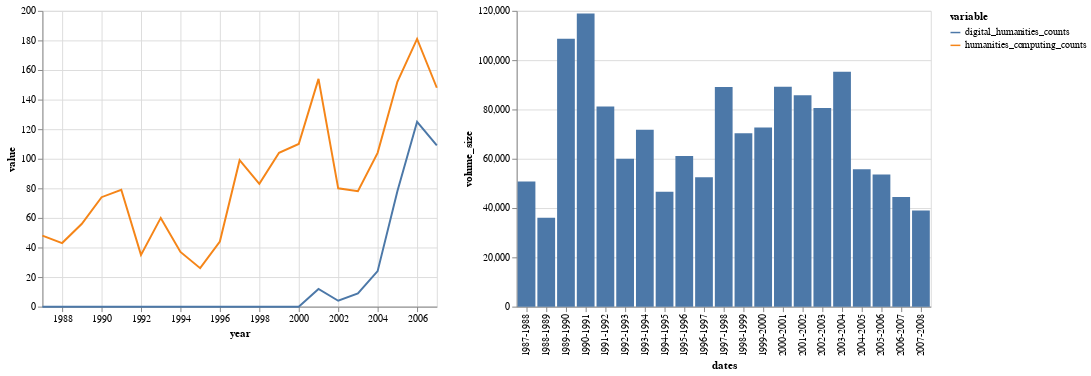

The cell this chart's notebook holds for it:
### Code cell
alt.hconcat(word_counts_chart, volume_size_chart)

### Figure 1 — Vega-Lite specification as saved in the notebook (floating-point values rounded to 4 significant figures)
{"$schema": "https://vega.github.io/schema/vega-lite/v4.17.0.json", "config": {"view": {"continuousHeight": 300, "continuousWidth": 400}}, "datasets": {"data-1e15d74eb6def15db201971b62569be1": [{"dates": "1987-1988", "volume_size": 50794}, {"dates": "1988-1989", "volume_size": 36109}, {"dates": "1989-1990", "volume_size": 108695}, {"dates": "1990-1991", "volume_size": 118929}, {"dates": "1991-1992", "volume_size": 81193}, {"dates": "1992-1993", "volume_size": 59957}, {"dates": "1993-1994", "volume_size": 71763}, {"dates": "1994-1995", "volume_size": 46569}, {"dates": "1995-1996", "volume_size": 61076}, {"dates": "1996-1997", "volume_size": 52506}, {"dates": "1997-1998", "volume_size": 89100}, {"dates": "1998-1999", "volume_size": 70304}, {"dates": "1999-2000", "volume_size": 72668}, {"dates": "2000-2001", "volume_size": 89197}, {"dates": "2001-2002", "volume_size": 85729}, {"dates": "2002-2003", "volume_size": 80580}, {"dates": "2003-2004", "volume_size": 95265}, {"dates": "2004-2005", "volume_size": 55776}, {"dates": "2005-2006", "volume_size": 53619}, {"dates": "2006-2007", "volume_size": 44493}, {"dates": "2007-2008", "volume_size": 38994}], "data-78f96a5eb8f9101c9523112fb8e1ef86": [{"dates": "1987-1988", "url": "https://humanist.kdl.kcl.ac.uk/Archives/Converted_Text/humanist.1987-1988.txt", "value": 48, "variable": "humanities_computing_counts", "year": "1987-01-01T00:00:00"}, {"dates": "1988-1989", "url": "https://humanist.kdl.kcl.ac.uk/Archives/Converted_Text/humanist.1988-1989.txt", "value": 43, "variable": "humanities_computing_counts", "year": "1988-01-01T00:00:00"}, {"dates": "1989-1990", "url": "https://humanist.kdl.kcl.ac.uk/Archives/Converted_Text/humanist.1989-1990.txt", "value": 56, "variable": "humanities_computing_counts", "year": "1989-01-01T00:00:00"}, {"dates": "1990-1991", "url": "https://humanist.kdl.kcl.ac.uk/Archives/Converted_Text/humanist.1990-1991.txt", "value": 74, "variable": "humanities_computing_counts", "year": "1990-01-01T00:00:00"}, {"dates": "1991-1992", "url": "https://humanist.kdl.kcl.ac.uk/Archives/Converted_Text/humanist.1991-1992.txt", "value": 79, "variable": "humanities_computing_counts", "year": "1991-01-01T00:00:00"}, {"dates": "1992-1993", "url": "https://humanist.kdl.kcl.ac.uk/Archives/Converted_Text/humanist.1992-1993.txt", "value": 35, "variable": "humanities_computing_counts", "year": "1992-01-01T00:00:00"}, {"dates": "1993-1994", "url": "https://humanist.kdl.kcl.ac.uk/Archives/Converted_Text/humanist.1993-1994.txt", "value": 60, "variable": "humanities_computing_counts", "year": "1993-01-01T00:00:00"}, {"dates": "1994-1995", "url": "https://humanist.kdl.kcl.ac.uk/Archives/Converted_Text/humanist.1994-1995.txt", "value": 37, "variable": "humanities_computing_counts", "year": "1994-01-01T00:00:00"}, {"dates": "1995-1996", "url": "https://humanist.kdl.kcl.ac.uk/Archives/Converted_Text/humanist.1995-1996.txt", "value": 26, "variable": "humanities_computing_counts", "year": "1995-01-01T00:00:00"}, {"dates": "1996-1997", "url": "https://humanist.kdl.kcl.ac.uk/Archives/Converted_Text/humanist.1996-1997.txt", "value": 44, "variable": "humanities_computing_counts", "year": "1996-01-01T00:00:00"}, {"dates": "1997-1998", "url": "https://humanist.kdl.kcl.ac.uk/Archives/Converted_Text/humanist.1997-1998.txt", "value": 99, "variable": "humanities_computing_counts", "year": "1997-01-01T00:00:00"}, {"dates": "1998-1999", "url": "https://humanist.kdl.kcl.ac.uk/Archives/Converted_Text/humanist.1998-1999.txt", "value": 83, "variable": "humanities_computing_counts", "year": "1998-01-01T00:00:00"}, {"dates": "1999-2000", "url": "https://humanist.kdl.kcl.ac.uk/Archives/Converted_Text/humanist.1999-2000.txt", "value": 104, "variable": "humanities_computing_counts", "year": "1999-01-01T00:00:00"}, {"dates": "2000-2001", "url": "https://humanist.kdl.kcl.ac.uk/Archives/Converted_Text/humanist.2000-2001.txt", "value": 110, "variable": "humanities_computing_counts", "year": "2000-01-01T00:00:00"}, {"dates": "2001-2002", "url": "https://humanist.kdl.kcl.ac.uk/Archives/Converted_Text/humanist.2001-2002.txt", "value": 154, "variable": "humanities_computing_counts", "year": "2001-01-01T00:00:00"}, {"dates": "2002-2003", "url": "https://humanist.kdl.kcl.ac.uk/Archives/Converted_Text/humanist.2002-2003.txt", "value": 80, "variable": "humanities_computing_counts", "year": "2002-01-01T00:00:00"}, {"dates": "2003-2004", "url": "https://humanist.kdl.kcl.ac.uk/Archives/Converted_Text/humanist.2003-2004.txt", "value": 78, "variable": "humanities_computing_counts", "year": "2003-01-01T00:00:00"}, {"dates": "2004-2005", "url": "https://humanist.kdl.kcl.ac.uk/Archives/Converted_Text/humanist.2004-2005.txt", "value": 104, "variable": "humanities_computing_counts", "year": "2004-01-01T00:00:00"}, {"dates": "2005-2006", "url": "https://humanist.kdl.kcl.ac.uk/Archives/Converted_Text/humanist.2005-2006.txt", "value": 152, "variable": "humanities_computing_counts", "year": "2005-01-01T00:00:00"}, {"dates": "2006-2007", "url": "https://humanist.kdl.kcl.ac.uk/Archives/Converted_Text/humanist.2006-2007.txt", "value": 181, "variable": "humanities_computing_counts", "year": "2006-01-01T00:00:00"}, {"dates": "2007-2008", "url": "https://humanist.kdl.kcl.ac.uk/Archives/Converted_Text/humanist.2007-2008.txt", "value": 148, "variable": "humanities_computing_counts", "year": "2007-01-01T00:00:00"}, {"dates": "1987-1988", "url": "https://humanist.kdl.kcl.ac.uk/Archives/Converted_Text/humanist.1987-1988.txt", "value": 0, "variable": "digital_humanities_counts", "year": "1987-01-01T00:00:00"}, {"dates": "1988-1989", "url": "https://humanist.kdl.kcl.ac.uk/Archives/Converted_Text/humanist.1988-1989.txt", "value": 0, "variable": "digital_humanities_counts", "year": "1988-01-01T00:00:00"}, {"dates": "1989-1990", "url": "https://humanist.kdl.kcl.ac.uk/Archives/Converted_Text/humanist.1989-1990.txt", "value": 0, "variable": "digital_humanities_counts", "year": "1989-01-01T00:00:00"}, {"dates": "1990-1991", "url": "https://humanist.kdl.kcl.ac.uk/Archives/Converted_Text/humanist.1990-1991.txt", "value": 0, "variable": "digital_humanities_counts", "year": "1990-01-01T00:00:00"}, {"dates": "1991-1992", "url": "https://humanist.kdl.kcl.ac.uk/Archives/Converted_Text/humanist.1991-1992.txt", "value": 0, "variable": "digital_humanities_counts", "year": "1991-01-01T00:00:00"}, {"dates": "1992-1993", "url": "https://humanist.kdl.kcl.ac.uk/Archives/Converted_Text/humanist.1992-1993.txt", "value": 0, "variable": "digital_humanities_counts", "year": "1992-01-01T00:00:00"}, {"dates": "1993-1994", "url": "https://humanist.kdl.kcl.ac.uk/Archives/Converted_Text/humanist.1993-1994.txt", "value": 0, "variable": "digital_humanities_counts", "year": "1993-01-01T00:00:00"}, {"dates": "1994-1995", "url": "https://humanist.kdl.kcl.ac.uk/Archives/Converted_Text/humanist.1994-1995.txt", "value": 0, "variable": "digital_humanities_counts", "year": "1994-01-01T00:00:00"}, {"dates": "1995-1996", "url": "https://humanist.kdl.kcl.ac.uk/Archives/Converted_Text/humanist.1995-1996.txt", "value": 0, "variable": "digital_humanities_counts", "year": "1995-01-01T00:00:00"}, {"dates": "1996-1997", "url": "https://humanist.kdl.kcl.ac.uk/Archives/Converted_Text/humanist.1996-1997.txt", "value": 0, "variable": "digital_humanities_counts", "year": "1996-01-01T00:00:00"}, {"dates": "1997-1998", "url": "https://humanist.kdl.kcl.ac.uk/Archives/Converted_Text/humanist.1997-1998.txt", "value": 0, "variable": "digital_humanities_counts", "year": "1997-01-01T00:00:00"}, {"dates": "1998-1999", "url": "https://humanist.kdl.kcl.ac.uk/Archives/Converted_Text/humanist.1998-1999.txt", "value": 0, "variable": "digital_humanities_counts", "year": "1998-01-01T00:00:00"}, {"dates": "1999-2000", "url": "https://humanist.kdl.kcl.ac.uk/Archives/Converted_Text/humanist.1999-2000.txt", "value": 0, "variable": "digital_humanities_counts", "year": "1999-01-01T00:00:00"}, {"dates": "2000-2001", "url": "https://humanist.kdl.kcl.ac.uk/Archives/Converted_Text/humanist.2000-2001.txt", "value": 0, "variable": "digital_humanities_counts", "year": "2000-01-01T00:00:00"}, {"dates": "2001-2002", "url": "https://humanist.kdl.kcl.ac.uk/Archives/Converted_Text/humanist.2001-2002.txt", "value": 12, "variable": "digital_humanities_counts", "year": "2001-01-01T00:00:00"}, {"dates": "2002-2003", "url": "https://humanist.kdl.kcl.ac.uk/Archives/Converted_Text/humanist.2002-2003.txt", "value": 4, "variable": "digital_humanities_counts", "year": "2002-01-01T00:00:00"}, {"dates": "2003-2004", "url": "https://humanist.kdl.kcl.ac.uk/Archives/Converted_Text/humanist.2003-2004.txt", "value": 9, "variable": "digital_humanities_counts", "year": "2003-01-01T00:00:00"}, {"dates": "2004-2005", "url": "https://humanist.kdl.kcl.ac.uk/Archives/Converted_Text/humanist.2004-2005.txt", "value": 24, "variable": "digital_humanities_counts", "year": "2004-01-01T00:00:00"}, {"dates": "2005-2006", "url": "https://humanist.kdl.kcl.ac.uk/Archives/Converted_Text/humanist.2005-2006.txt", "value": 78, "variable": "digital_humanities_counts", "year": "2005-01-01T00:00:00"}, {"dates": "2006-2007", "url": "https://humanist.kdl.kcl.ac.uk/Archives/Converted_Text/humanist.2006-2007.txt", "value": 125, "variable": "digital_humanities_counts", "year": "2006-01-01T00:00:00"}, {"dates": "2007-2008", "url": "https://humanist.kdl.kcl.ac.uk/Archives/Converted_Text/humanist.2007-2008.txt", "value": 109, "variable": "digital_humanities_counts", "year": "2007-01-01T00:00:00"}]}, "hconcat": [{"data": {"name": "data-78f96a5eb8f9101c9523112fb8e1ef86"}, "encoding": {"color": {"field": "variable", "type": "nominal"}, "tooltip": [{"field": "value", "type": "quantitative"}, {"field": "variable", "type": "nominal"}, {"field": "dates", "type": "nominal"}, {"field": "url", "type": "nominal"}], "x": {"field": "year", "type": "temporal"}, "y": {"field": "value", "type": "quantitative"}}, "mark": "line"}, {"data": {"name": "data-1e15d74eb6def15db201971b62569be1"}, "encoding": {"x": {"field": "dates", "type": "nominal"}, "y": {"field": "volume_size", "type": "quantitative"}}, "mark": "bar"}]}
